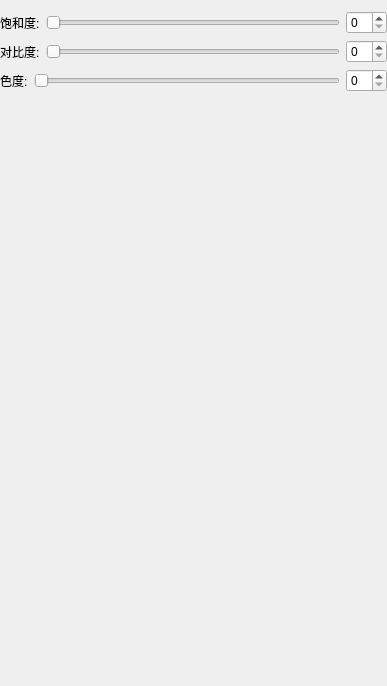
<?xml version="1.0" encoding="UTF-8"?>
<ui version="4.0">
 <class>ImgProcDlg</class>
 <widget class="QDialog" name="ImgProcDlg">
  <property name="geometry">
   <rect>
    <x>0</x>
    <y>0</y>
    <width>387</width>
    <height>686</height>
   </rect>
  </property>
  <property name="windowTitle">
   <string>Dialog</string>
  </property>
  <layout class="QVBoxLayout" name="verticalLayout_3">
   <property name="leftMargin">
    <number>0</number>
   </property>
   <property name="rightMargin">
    <number>0</number>
   </property>
   <property name="bottomMargin">
    <number>0</number>
   </property>
   <item>
    <layout class="QHBoxLayout" name="horizontalLayout">
     <item>
      <widget class="QLabel" name="labelSaturation">
       <property name="text">
        <string>饱和度:</string>
       </property>
      </widget>
     </item>
     <item>
      <widget class="QSlider" name="horizontalSliderSaturation">
       <property name="orientation">
        <enum>Qt::Horizontal</enum>
       </property>
      </widget>
     </item>
     <item>
      <widget class="QSpinBox" name="spinBoxSaturation"/>
     </item>
    </layout>
   </item>
   <item>
    <layout class="QHBoxLayout" name="horizontalLayout_3">
     <item>
      <widget class="QLabel" name="labelContrast">
       <property name="text">
        <string>对比度:</string>
       </property>
      </widget>
     </item>
     <item>
      <widget class="QSlider" name="horizontalSliderContrast">
       <property name="orientation">
        <enum>Qt::Horizontal</enum>
       </property>
      </widget>
     </item>
     <item>
      <widget class="QSpinBox" name="spinBoxContrast"/>
     </item>
    </layout>
   </item>
   <item>
    <layout class="QHBoxLayout" name="horizontalLayout_5">
     <item>
      <widget class="QLabel" name="labelHue">
       <property name="text">
        <string>色度:</string>
       </property>
      </widget>
     </item>
     <item>
      <widget class="QSlider" name="horizontalSliderHue">
       <property name="orientation">
        <enum>Qt::Horizontal</enum>
       </property>
      </widget>
     </item>
     <item>
      <widget class="QSpinBox" name="spinBoxHue"/>
     </item>
    </layout>
   </item>
   <item>
    <spacer name="verticalSpacer">
     <property name="orientation">
      <enum>Qt::Vertical</enum>
     </property>
     <property name="sizeHint" stdset="0">
      <size>
       <width>20</width>
       <height>40</height>
      </size>
     </property>
    </spacer>
   </item>
  </layout>
 </widget>
 <resources/>
 <connections/>
</ui>
